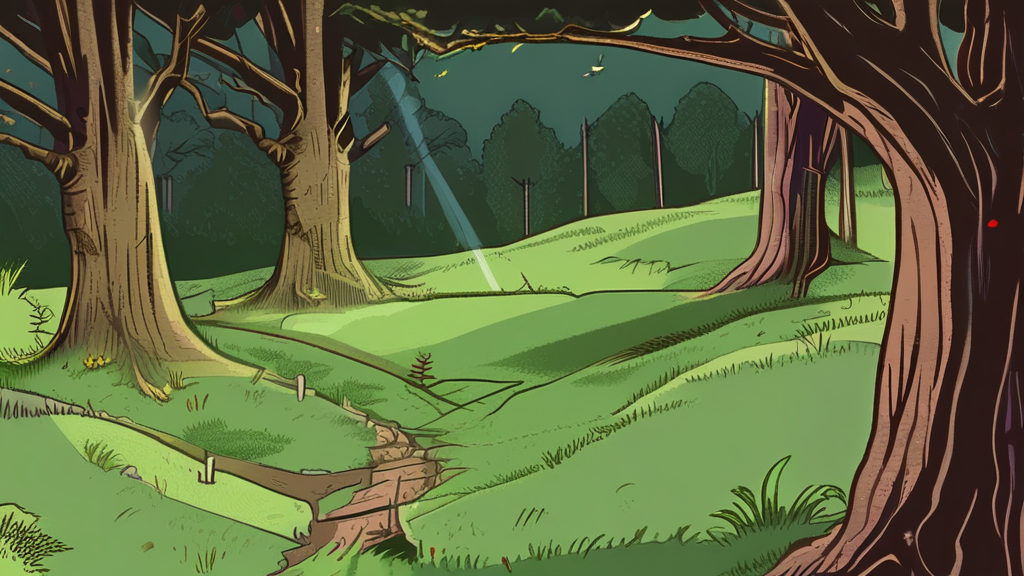
#> input picture assets/generated/battle/raw/bg_grassland.png, 1024 x 576 px
$ python horizon.py ../../../assets/generated/battle/raw/bg_grassland.png out.png --at 1.0
#> lines starting #> are read from the running program, lines starting #| are printed output that depends on the picture
#!/usr/bin/env python3
"""Moves the horizon of a battle background up, so enemies (feet at about row 305 of 720)
stand on open ground instead of on the skyline: the sky is squeezed a little (its top is
cropped), the ground below the horizon stretched down to the bottom edge.

    $SD_MODELS/venv/bin/python -I tools/artgen/fix/horizon.py IN.png OUT.png --at ROW [--to ROW] [--squash F]
"""

import argparse

import numpy as np
from PIL import Image


def move(src, at, to=185, squash=1.35):
    """Moves the horizon of an image (an array of rows) from row at to row to."""
#> called with at = 1, to = 185, squash = 1.35
    h = src.shape[0]
#> h = 576
    rows = np.arange(h, dtype=np.float32)
#> rows = 576 values from 0 to 575
    # For each new row, the old row it comes from.
    sky = at - (to - rows) * squash
#> sky = 576 values from -248.8 to 527.5
    ground = at + (rows - to) * (h - 1 - at) / (h - 1 - to)
#> ground = 576 values from -271.3 to 575
    old = np.where(rows < to, sky, ground).clip(0, h - 1)
#> old = 576 values from 0 to 575
    lo = np.floor(old).astype(int)
#> lo = 576 values from 0 to 575
    hi = np.minimum(lo + 1, h - 1)
    f = (old - lo)[:, None, None]
    return src[lo] * (1 - f) + src[hi] * f
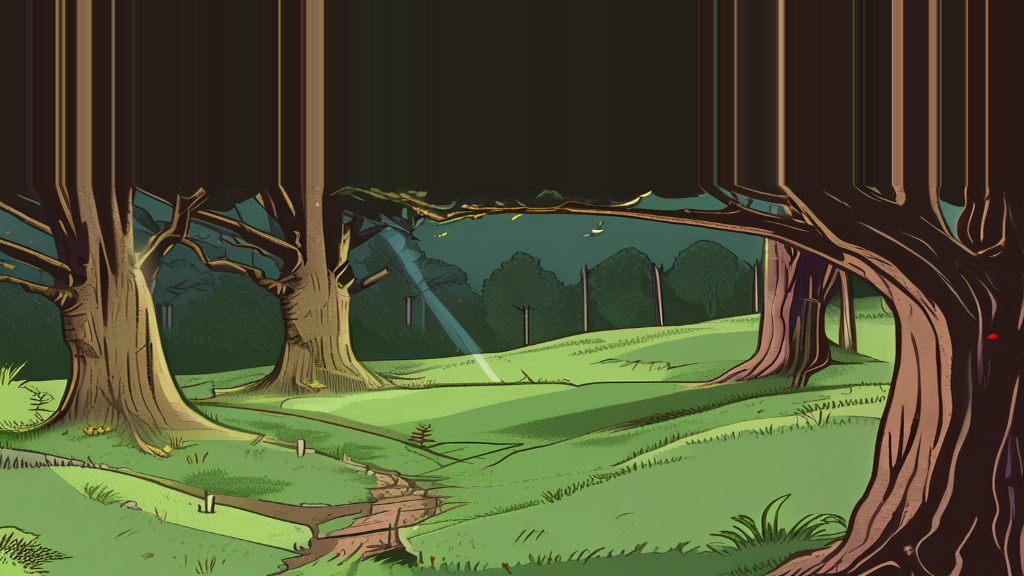
#> returned value: shape (576, 1024, 3) float64; mean of channels 0, 1, 2 77.9, 82.7, 51.8; drawn as R, G, B


def main():
    ap = argparse.ArgumentParser()
    ap.add_argument("src")
    ap.add_argument("out")
    ap.add_argument("--at", type=float, required=True, help="the horizon's row in the image")
    ap.add_argument("--to", type=float, default=185, help="the row it moves to")
    ap.add_argument("--squash", type=float, default=1.35, help="how much the sky is squeezed")
    a = ap.parse_args()
    src = np.asarray(Image.open(a.src).convert("RGB")).astype(np.float32)
    Image.fromarray(move(src, a.at, a.to, a.squash).astype(np.uint8)).save(a.out)


if __name__ == "__main__":
    main()

$ run again, on assets/generated/battle/raw/bg_unholy.png
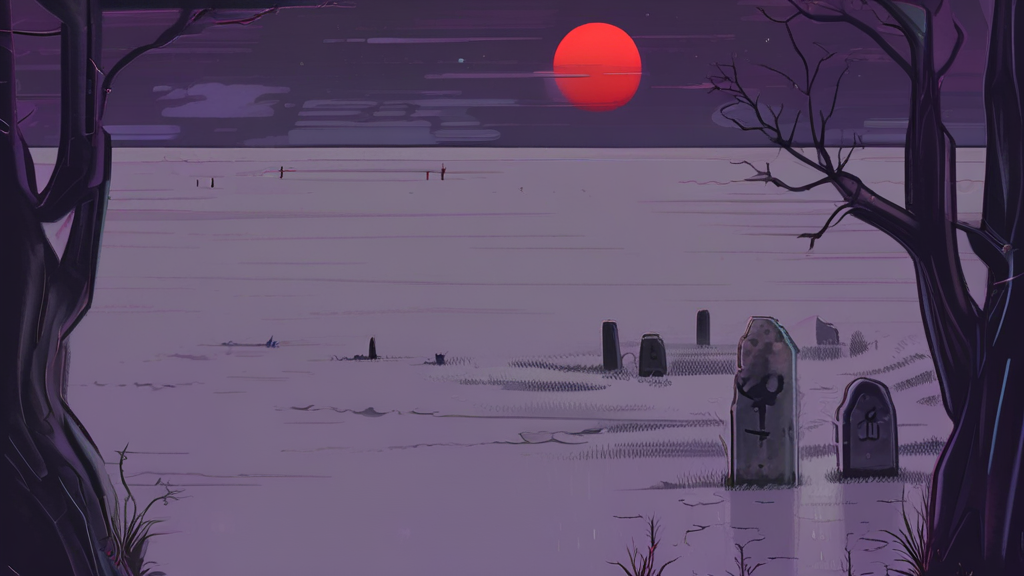
#> input picture assets/generated/battle/raw/bg_unholy.png, 1024 x 576 px
#> in move, `return src[lo] * (1 - f) + src[hi] * f`:
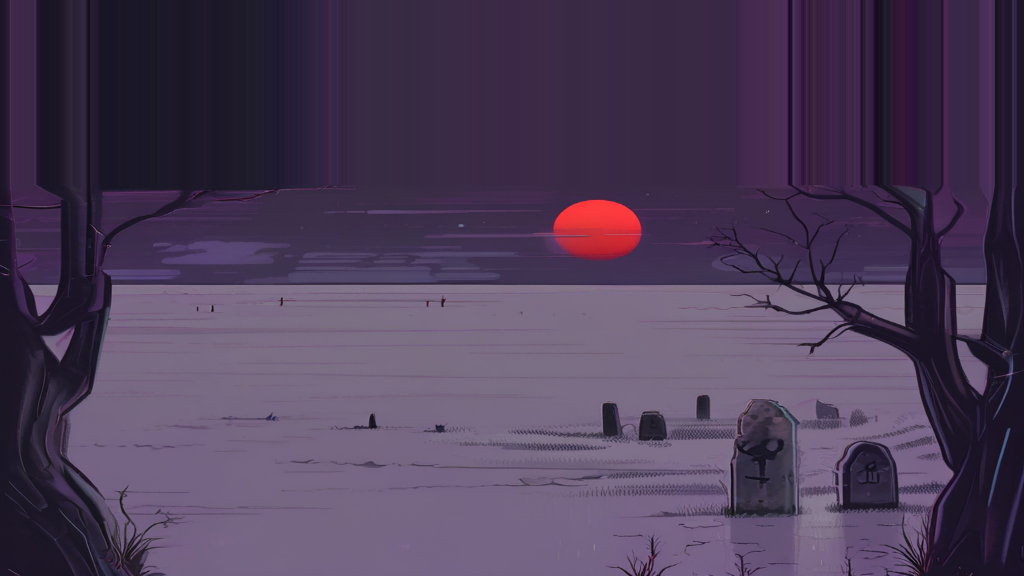
#> returned value: shape (576, 1024, 3) float64; mean of channels 0, 1, 2 77.4, 61.8, 88.6; drawn as R, G, B

$ run again, on assets/generated/battle/raw/enemy_bandit.png
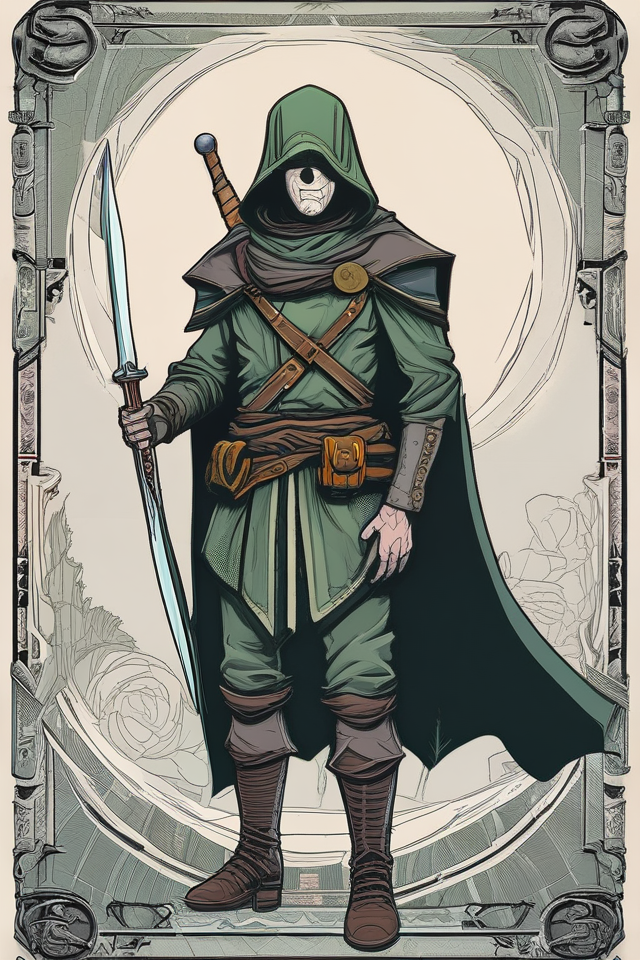
#> input picture assets/generated/battle/raw/enemy_bandit.png, 640 x 960 px
#> in move, `return src[lo] * (1 - f) + src[hi] * f`:
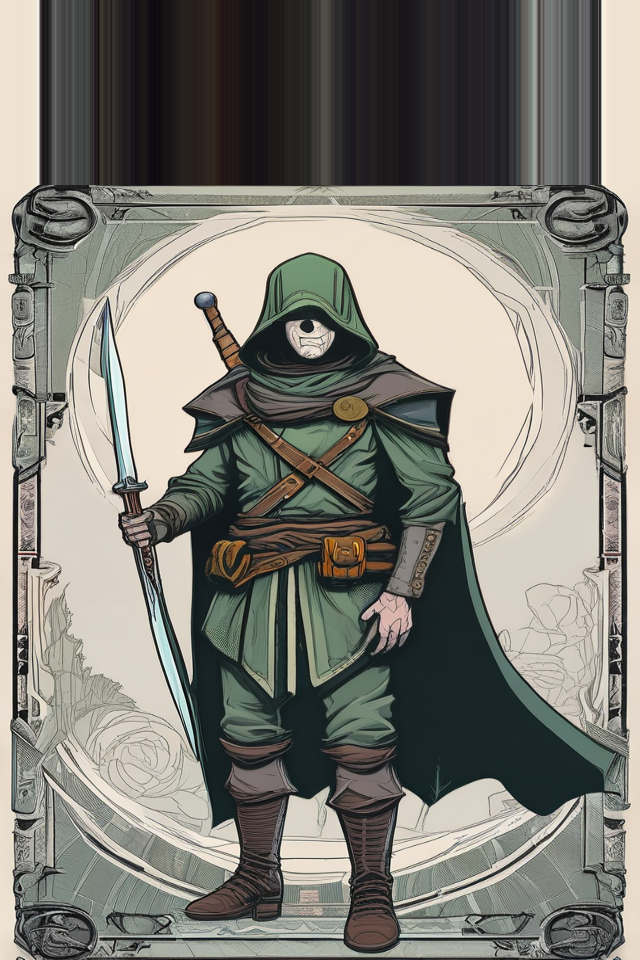
#> returned value: shape (960, 640, 3) float64; mean of channels 0, 1, 2 127.4, 125.9, 118.3; drawn as R, G, B
